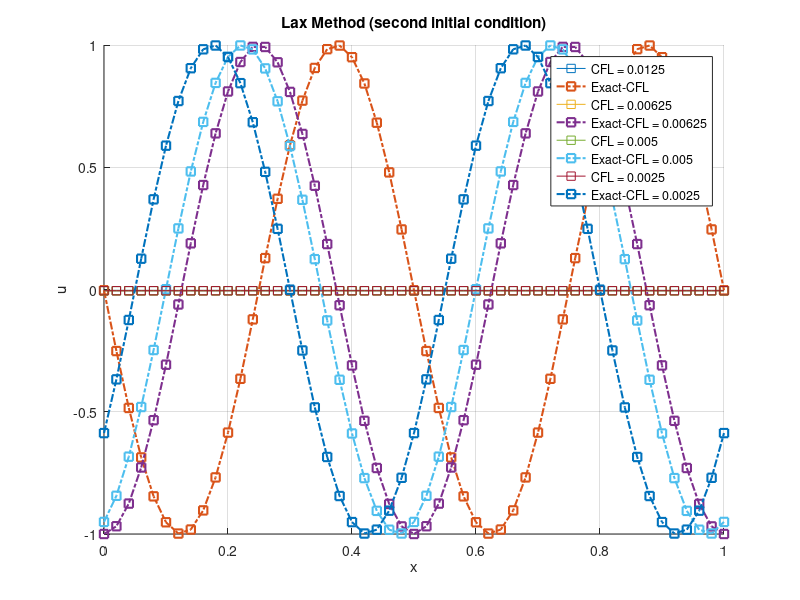

Source code (MATLAB):
clc, clear, close all ;
%% second initial condition 
    
dts=[0.00050,0.00025,0.00020,0.00010];
for i = 1 : length(dts)
  t = 0.0 ; 
  dt = dts(i) ;
  nt = 1000 ;
    
  L = 1.0 ;
  dx = L/50.0 ;
  dxx = 2.0*dx ;
  a = 0.5 ;
  
  x = 0.0 : dx : L ;
  nx = length(x) ;
  
  u = zeros(nx,1) ;
  
  CFL = [a*dts(1)/dx, a*dts(2)/dx, a*dts(3)/dx, a*dts(4)/dx] ;
  
  %% initial condition
  for ix = 1 : nx
        u(ix) = sin(4.0*pi*x(ix)) ;
  end
  
  % PBC 
  for ix = 1 : nx
        ixp(ix) = ix+1 ;
        ixm(ix) = ix-1 ;
  end
    ixp(nx) = 2 ;
    ixm(1) = nx-1 ;
  
  for it = 1 : nt
      for ix = 1 : nx
         u(ix) = 0.5*(u(ixp(ix))+u(ixm(ix)))-a*dt*(u(ixp(ix))-u(ixm(ix)))/dxx ;
      end
      
    for ix = 1 : nx
        u_exact(ix) = sin(4.0*pi*(x(ix)-a*t)) ;
    end
      t = t + dt ;
  end
  
    hold on
    grid on
    plot (x,u,'-s',x,u_exact, '-.s','linewidth',1.5)
    axis ([0.0 1.0 -1.0 1.0])
    xlabel x
    ylabel u
    title 'Lax Method (second initial condition)'

end
    legend('CFL = 0.0125','Exact-CFL','CFL = 0.00625',...
        'Exact-CFL = 0.00625','CFL = 0.005','Exact-CFL = 0.005','CFL = 0.0025','Exact-CFL = 0.0025')
    
  for ix = 1 : nx
       error(ix) = abs(u(ix)-u_exact(ix)) ;
     fprintf('\n x: %f  Numerical u: %f  Analytical u: %f Error: %f \n', x(ix), u(ix), u_exact(ix), error(ix))
   end
